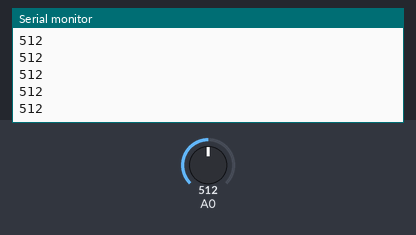
Simulated run of this sketch. Board: Arduino Uno, built with avr-gcc and run on an emulated ATmega328P. On the bench: the last lines printed to the serial monitor. Inputs (shaded band) come from the test bench; at power-on: A0 = 512.

Above: at 1.2 s.
1.3 s: A0 set to 716
At 2.0 s:
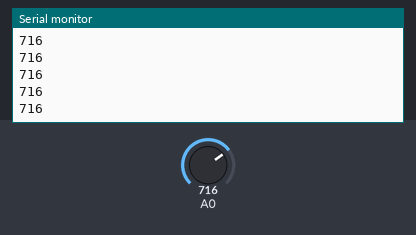
2.8 s: A0 set to 900
At 3.6 s:
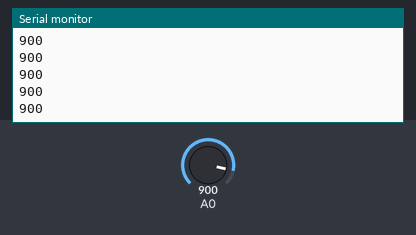
Timing chart, 0 to 5.8 s (numbered marks = the images above; inputs shaded):
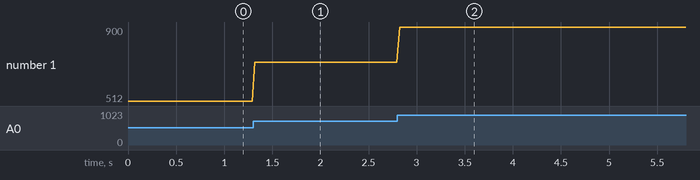

The sketch:

example.ino
```cpp
//Include the module so we don't
//have to use the default Serial
//so the Arduino can be plugged in
//to a computer and still use bluetooth
#include <SoftwareSerial.h>
const int rxpin = 0;
const int txpin = 1;
SoftwareSerial bluetooth(rxpin, txpin);
// the setup routine runs once when you press reset:
void setup() {
  // initialize serial communication at 9600 bits per second:
  Serial.begin(9600);
  bluetooth.begin(9600);
}

// the loop routine runs over and over again forever:
void loop() {
  // read the input on analog pin 0:
  int sensorValue = analogRead(A0);
  // print out the value you read:
  Serial.println(sensorValue);
  bluetooth.println(sensorValue);
  delay(25);        // delay in between reads for stability
}
```

Measured:
- after the input at 1.3 s, the serial monitor: prints a new line at once (image 1)
- after the input at 2.8 s, the serial monitor: prints a new line at once (image 2)
- plotted number 1: 512 → 716 after the input at 1.3 s, 716 → 900 after the input at 2.8 s
